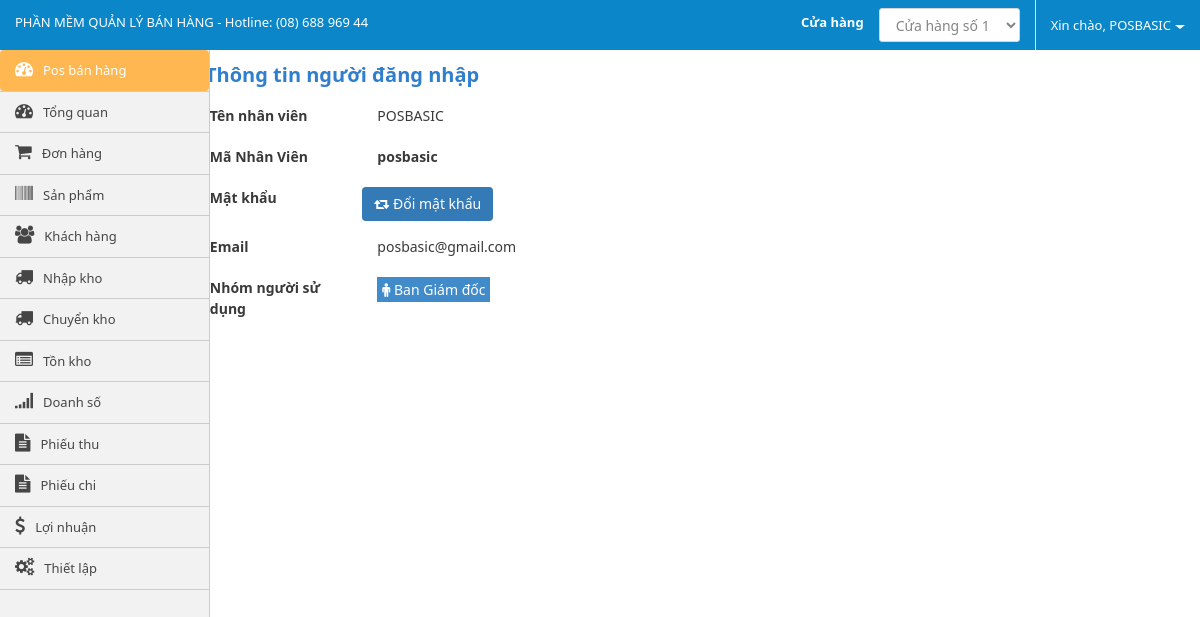
The page /index.php/account (signed in) on the database its author committed.
### tables this page shows
CREATE TABLE IF NOT EXISTS `cms_users` (
  `id` int(10) unsigned NOT NULL AUTO_INCREMENT,
  `username` varchar(100) NOT NULL,
  `password` varchar(100) NOT NULL,
  `salt` varchar(255) NOT NULL,
  `email` varchar(120) NOT NULL,
  `display_name` varchar(120) NOT NULL,
  `user_status` tinyint(4) NOT NULL DEFAULT '1',
  `group_id` int(11) NOT NULL,
  `store_id` int(11) NOT NULL,
  `created` datetime DEFAULT '0000-00-00 00:00:00',
  `updated` timestamp NOT NULL DEFAULT '0000-00-00 00:00:00' ON UPDATE CURRENT_TIMESTAMP,
  `logined` datetime(1) DEFAULT NULL,
  `ip_logged` varchar(255) DEFAULT '1',
  `recode` varchar(255) DEFAULT NULL,
  `code_time_out` varchar(255) DEFAULT NULL,
  PRIMARY KEY (`id`)
);

### application/controllers/account.php (called while the page is built, shortened)
<?php if (!defined('BASEPATH')) exit('No direct script access allowed');
class Account extends CI_Controller
{
    private $auth;
    public function __construct()
    {
        $this->auth = $this->cms_authentication->check();
    }
    public function index()
    {
        $data['seo']['title'] = "Phần mềm quản lý bán hàng";
        $store = $this->db->from('stores')->get()->result_array();
        $data['data']['store'] = $store;
        $store_id = $this->db->select('store_id')->from('users')->where('id', $this->auth['id'])->limit(1)->get()->row_array();
        $data['data']['store_id'] = $store_id['store_id'];
        $data['data']['user'] = $this->auth;
        $data['template'] = 'account/info';
        $this->load->view('layout/index', isset($data) ? $data : null);
    }
}

### index.php (called while the page is built, shortened)
<?php
require_once BASEPATH . 'core/CodeIgniter.php';

### application/libraries/cms_cookie.php (called while the page is built, shortened)
<?php if (!defined('BASEPATH')) exit('No direct script access allowed');
class CMS_Cookie
{
    public static function exists($name)
    {
        return (isset($_COOKIE[$name])) ? true : false;
    }
    public static function get($name)
    {
        return $_COOKIE[$name];
    }
    public static function decode($cookie_val)
    {
        return base64_decode(substr($cookie_val, 3));
    }
}

### application/libraries/cms_authentication.php (called while the page is built, shortened)
<?php if (!defined('BASEPATH')) exit('No direct script access allowed');
class CMS_authentication
{
    private $CI;
    public function __construct()
    {
        $this->CI = &get_instance();
    }
    public function check()
    {
        if (CMS_Cookie::exists('user_logged' . CMS_PREFIX)) {
            $cookie = CMS_Cookie::get('user_logged' . CMS_PREFIX);
            $cookie = json_decode(CMS_Cookie::decode($cookie), true);
            $user = $this->CI->db->select('id,username,password,salt,display_name,email,group_id,store_id')->where('username', $cookie['username'])->or_where('email', $cookie['username'])->from('users')->get()->row_array();
            $group = $this->CI->db->select('id, group_permission, group_name')->where('id', $user['group_id'])->from('users_group')->get()->row_array();
            if (isset($user) && count($user)) {
                if ($user['username'] == $cookie['username'] && $user['password'] == $cookie['password'] && $user['salt'] == $cookie['salt']) {
                    $data = ['username' => $user['username'], 'password' => $user['password'], 'salt' => $user['salt']];
                    return ['id' => $user['id'],
                        'username' => $user['username'],
                        'password' => $user['password'],
                        'salt' => $user['salt'],
                        'email' => $user['email'],
                        'display_name' => $user['display_name'],
                        'group_id' => $user['group_id'],
                        'group_name' => $group['group_name'],
                        'group_permission' => json_decode($group['group_permission'], true),
                        'store_id' => $user['store_id']
                    ];
                }
            }
        }
        return null;
    }
}

### application/views/account/info.php (the view, shortened to what this page needs)
<div class="breadcrumbs-fixed panel-action">
    <div class="row">
        <div class="customer-act act">
            <div class="col-md-4 col-md-offset-2">
                <div class="left-action text-left clearfix">
                    <h2>Thông tin người đăng nhập</h2>
                </div>
            </div>
        </div>
    </div>
</div>
<div class="row account-info">
    <div class="col-md-6">
        <div class="form-horizontal">
            <div class="form-group">
                <div class="col-md-4">
                    <label for="name">Tên nhân viên</label>
                </div>
                <div class="col-md-8">
                    <span class=""><?php echo isset($user) ? $user['display_name'] : ''; ?></span>
                </div>
            </div>
            <div class="form-group">
                <div class="col-md-4">
                    <label for="name">Mã Nhân Viên</label>
                </div>
                <div class="col-md-8">
                    <strong><span class=""><?php echo isset($user) ? $user['username'] : ''; ?></span></strong>
                </div>
            </div>
            <div class="form-group">
                <div class="col-md-4">
                    <label for="name">Mật khẩu</label>
                </div>
                <div class="col-md-8 padd-0">
                    <button class="btn btn-primary" id="btn-changepass"><i class="fa fa-retweet"></i> Đổi mật khẩu</button>
                </div>
            </div>
            <div class="form-group">
                <div class="col-md-4">
                    <label for="name">Email</label>
                </div>
                <div class="col-md-8">
                    <span class=""><?php echo isset($user) ? $user['email'] : ''; ?></span>
                </div>
            </div>
            <div class="form-group">
                <div class="col-md-4">
                    <label for="name">Nhóm người sử dụng</label>
                </div>
                <div class="col-md-8">
                    <?php echo '<span class="user_group" style="display: inline-block; color: #fff; background: #428BCA; padding: 2px 5px;"><i class="fa fa-male"></i> ' . $user['group_name'] . '</span>'; ?>
                </div>
            </div>
        </div>
    </div>
</div>

### application/views/common/header.php (shortened to what this page needs)
<nav id="navbar-container" class="navbar navbar- navbar-fixed-top">
    <div class="container-fluid">
        <div class="collapse navbar-collapse navbar-header hidden-768 col-xs-4 col-md-6 text-right" style="line-height:45px;height:45px;vertical-align:middle;">
            <span class="white" style="color: white">PHẦN MỀM QUẢN LÝ BÁN HÀNG</span>
            <a target="_blank" data-event-category="Manage" data-event-action="support-page"><span class="white"> - Hotline: (08) 688 969 44</span></a>
        </div>
        <div class="collapse navbar-collapse" id="bs-example-navbar-collapse-1">
            <ul class="nav navbar-nav navbar-right">
                <?php if(isset($data['store'])){ ?>
                <li>
                    <label style="margin: 13px 15px; color: white">
                        Cửa hàng
                    </label>
                </li>
                <li style="border-right: 1px solid #E1E1E1; padding-right: 15px;">
                    <select id="store-id" class="form-control" style="margin: 8px auto">
                        <?php foreach ($data['store'] as $key => $item) :?>
                            <option <?php if($item['ID']==$data['store_id']) echo 'selected '; ?> value="<?php echo $item['ID']; ?>"><?php echo $item['store_name']; ?></option>
                        <?php endforeach;?>
                    </select>
                </li>
                <?php } ?>
                <li class="dropdown user-profile">
                    <a href="#" class="dropdown-toggle" data-toggle="dropdown" role="button" aria-haspopup="true"
                       aria-expanded="false"><span class="hello">Xin chào, </span><?php echo (isset($user)) ?
                            $user['display_name'] : $user['username']; ?><span class="caret"></span></a>
                </li>
            </ul>
        </div>
    </div>
</nav>

### public/templates/css/style.css (style rules this page uses)
body { font-size: 13px; font-family: "Segoe UI", Helvetica, Arial, sans-serif !important; color: #393939; line-height: 1.5; }
body, h1, h2, h3, h4, div, p, span { font-family: "Segoe UI", Helvetica, Arial, sans-serif !important; }
h1, h2, h3, h4 { margin-top: 20px; margin-bottom: 10px; }
a { color: #fff; }
.padd-0 { padding: 0; }
.btn { border: none; box-shadow: none; padding: 7px 12px; }
#navbar-container { background: #0B87C9; max-height: 50px; }
#navbar-container .caret { display: inline-block; width: 0px; height: 0px; margin-left: 4px; vertical-align: middle; border-top: 4px dashed; border-right: 5px solid transparent; border-left: 5px solid transparent; }
section.main div.main-content div.panel-action { min-height: 50px; text-align: center; background-color: #ffffff; top: 50px; left: 0px; z-index: 990; width: 100%; }
section.main div.main-content div.panel-action div.left-action { line-height: 50px; }
section.main div.main-content div.panel-action div.left-action h2 { margin: 0; color: #307ECC; font-size: 20px; font-weight: bold; line-height: 50px; }
select, input[type] { border-radius: 3px !important; }
input[type="text"], input[type="password"], input[type="datetime"], input[type="datetime-local"], input[type="date"], input[type="month"], input[type="time"], input[type="week"], input[type="number"], input[type="email"], input[type="url"], input[type="search"], input[type="tel"], input[type="color"], select { height: 34px !important; }
select { padding: 3px 4px; height: 30px; }
.form-control, select { border-radius: 0; -webkit-box-shadow: none !important; box-shadow: none !important; color: #858585; background-color: #fff; border: 1px solid #d5d5d5; }
button, input, select, textarea { font-family: inherit; font-size: inherit; line-height: inherit; }
button, html input[type="button"], input[type="reset"], input[type="submit"] { -webkit-appearance: button; cursor: pointer; }
button, select { text-transform: none; }
button { overflow: visible; }
button, input, optgroup, select, textarea { color: inherit; font: inherit; font-family: inherit; font-weight: inherit; font-size: inherit; line-height: inherit; margin: 0; }
@media (min-width: 992px) { .breadcrumbs-fixed { position: fixed; top: auto; z-index: 1024 } }

### rows shown on the page
cms_users: display_name "POSBASIC", username "posbasic", email "posbasic@gmail.com"

### other values the page prints
$user['group_name'] "Ban Giám đốc"
form field value "Cửa hàng số 1"
